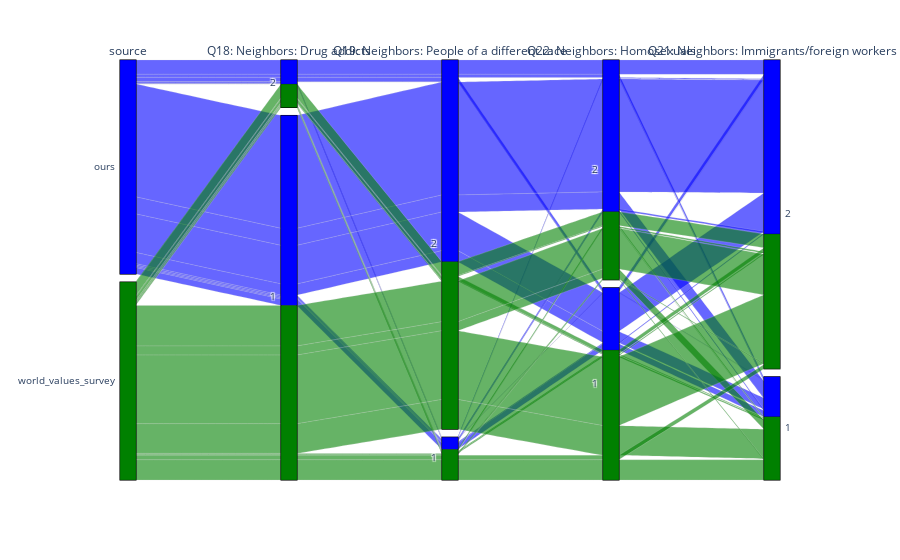

Notebook code cell kept with this figure:
### Markdown cell above
# Paper figures

### Code cell
import plotly.express as px

def assign_color(x):
    if x == 'ours':
        return 'blue'
    else:
        return 'green'

color = [assign_color(c) for c in df.source.values]
fig = px.parallel_categories(df, dimensions=question_cols[:5], color=color, color_continuous_scale=px.colors.sequential.Inferno)
fig.show()

### Figure 1 — Plotly figure (JSON) as saved in the notebook; plotly's stock layout.template omitted (floating-point values rounded to 4 significant figures; data arrays with more than 128 entries replaced by an {"elided": "..."} marker saying what was removed)
{"data": [{"dimensions": [{"label": "source", "values": {"elided": "3767 str values"}}, {"label": "Q18: Neighbors: Drug addicts", "values": {"elided": "3767 int values"}}, {"label": "Q19: Neighbors: People of a different race", "values": {"elided": "3767 int values"}}, {"label": "Q22: Neighbors: Homosexuals", "values": {"elided": "3767 int values"}}, {"label": "Q21: Neighbors: Immigrants/foreign workers", "values": {"elided": "3767 int values"}}], "domain": {"x": [0, 1], "y": [0, 1]}, "line": {"color": {"elided": "3767 str values"}, "coloraxis": "coloraxis"}, "name": "", "type": "parcats"}], "layout": {"autosize": true, "coloraxis": {"colorbar": {"title": {"text": "color"}}, "colorscale": [[0, "#000004"], [0.1111, "#1b0c41"], [0.2222, "#4a0c6b"], [0.3333, "#781c6d"], [0.4444, "#a52c60"], [0.5556, "#cf4446"], [0.6667, "#ed6925"], [0.7778, "#fb9b06"], [0.8889, "#f7d13d"], [1, "#fcffa4"]]}, "legend": {"tracegroupgap": 0}, "margin": {"t": 60}}}
